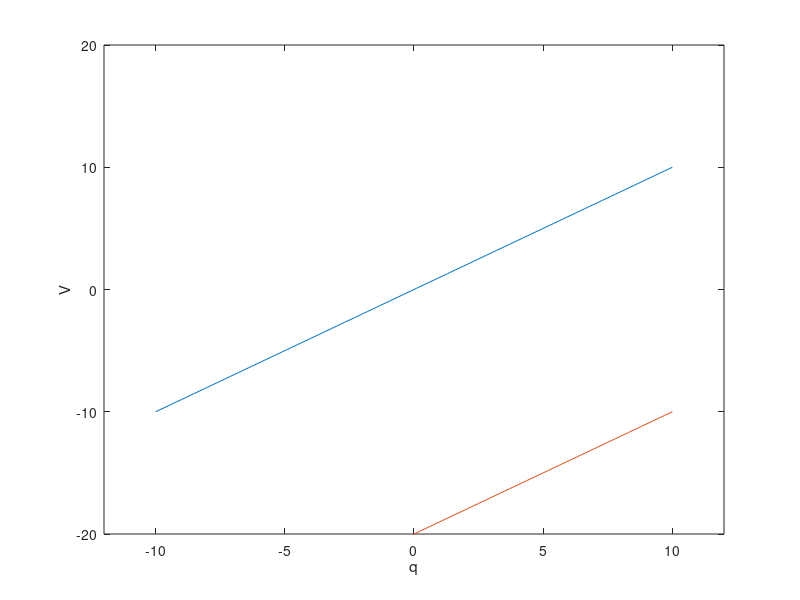

Write MATLAB code to recreate this figure.
clear all

q_forward=-10:0.1:10;
q_backward=10:-0.1:-10;

C=1;        %capacitance

v=10;        %frictional voltage

V_forward=ones(length(q_forward),1);
V_backward=ones(length(q_backward),1);

qb=0;
for p=1:length(q_forward)
    if (q_forward(p)-qb)/C<v
        V_forward(p)=(q_forward(p)-qb)/C;
    else
        if p>2
            V_forward(p)=v*sign(q_forward(p)-q_forward(p-1));
            qb=q_forward(p)-C*v*sign(q_forward(p)-q_forward(p-1));
        else
            V_forward(p)=v*sign(q_forward(p+1)-q_forward(p));
            qb=q_forward(p)-C*v*sign(q_forward(p+1)-q_forward(p));
        end   
    end
end
    
for p=1:length(q_backward)
    if (q_backward(p)-qb)/C<v
        V_backward(p)=(q_backward(p)-qb)/C;
    else
        if p>2
            V_backward(p)=v*sign(q_backward(p)-q_backward(p-1));
            qb=q_backward(p)-C*v*sign(q_backward(p)-q_backward(p-1));
        else
            V_backward(p)=v*sign(q_backward(p+1)-q_backward(p));
            qb=q_backward(p)-C*v*sign(q_backward(p+1)-q_backward(p));
        end

    end
end

plot(q_forward,V_forward,q_backward,V_backward);
    xlabel('q');
    ylabel('V');
    xlim([-12 12]);
    ylim([-20 20]);
